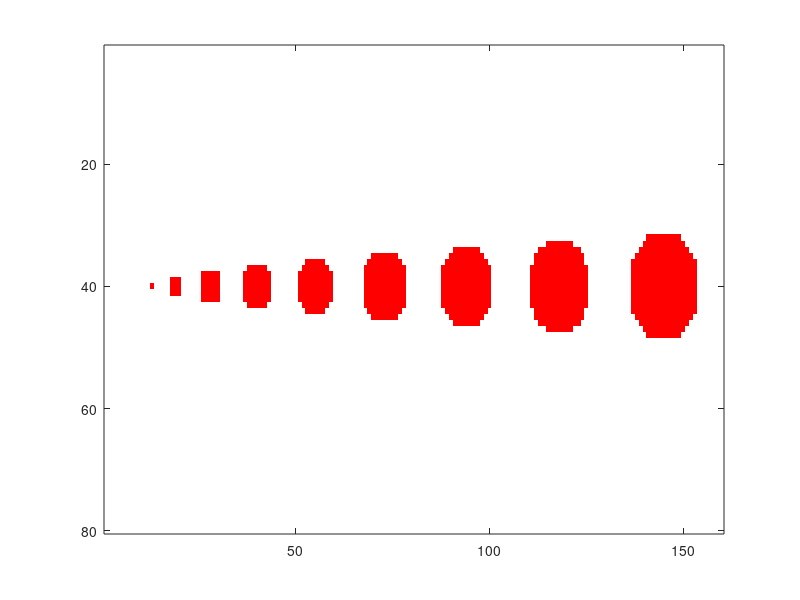

MATLAB code for this plot:
close all
clear all
mat = zeros(80,160);
poscionY = ceil(80/2);
poscionX = ceil(160/13);
radio = [1 2 3 4 5 6 7 8 9];
for rad = 1:length(radio)
    for elemX  = (poscionX-(radio(rad)+2)):(poscionX+(radio(rad)+2))
        for elemY  = (poscionY-(radio(rad)+2)):(poscionY+(radio(rad)+2))
            radElem = sqrt((elemX-poscionX)^2 + (elemY-poscionY)^2);
            if radElem < radio(rad)
                mat(elemY,elemX) = 1;
            end 
        end 
    end
    if rad ~= length(radio)
     poscionX = poscionX+radio(rad+1)*3;
    end
end 
mi_paleta = [1, 1, 1; 1, 0, 0];
figure(2)
colormap(mi_paleta)
imagesc(mat);

rutaGraf = ['C:\Users\artur\Documents\GitHub\SWAM\Swan\LenghtScaleAnalysis\','RadiousScale','.png'];
saveas(rutaGraf);
